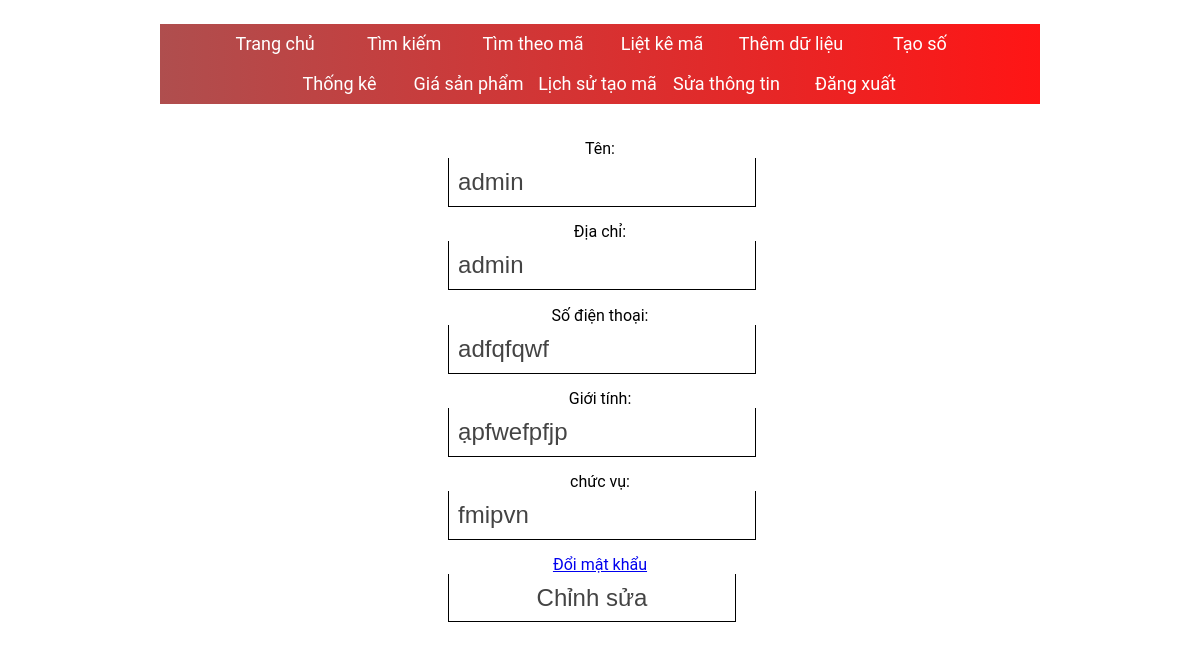
The app's page /edit (signed in), older data.
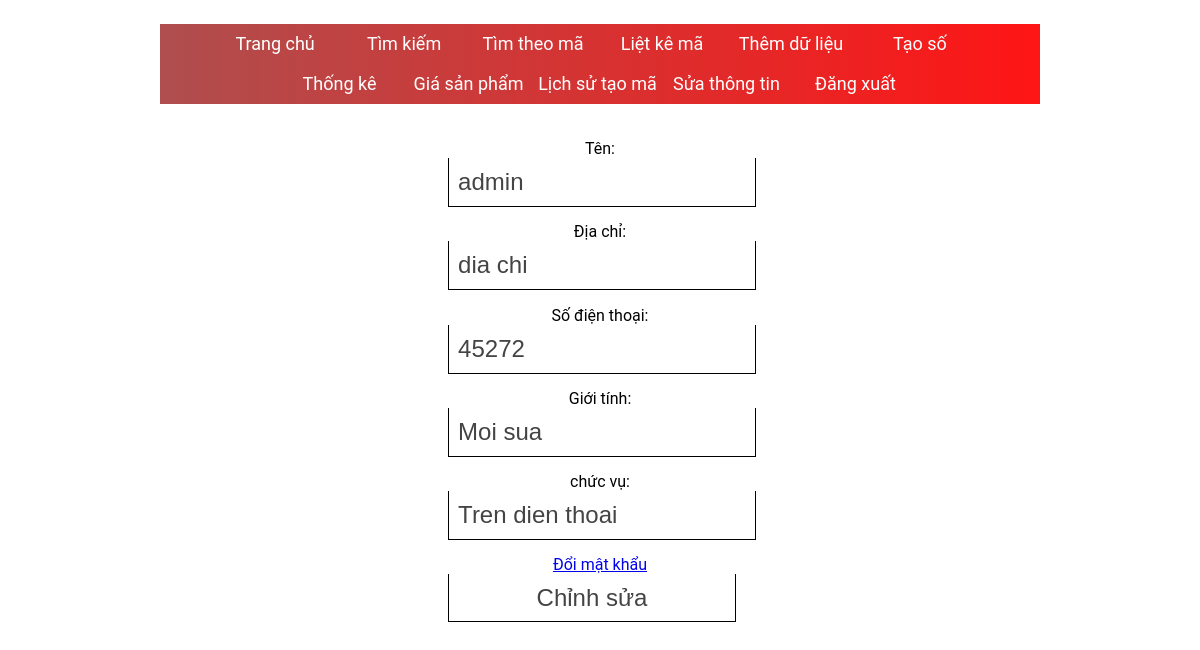
The same page, newer data.
### accounts/models.py (models this page shows, shortened)
class User(AbstractBaseUser):
    email = models.EmailField(verbose_name='email address',unique=True)
    username = models.CharField(max_length=50,unique=True)
    ten = models.CharField(max_length=50,blank=True,verbose_name="Tên")
    diachi = models.CharField(max_length=50,blank=True,verbose_name="Địa chỉ")
    SDT = models.CharField(max_length=50,blank=True,verbose_name="Số điện thoại")
    gioitinh = models.CharField(max_length=10,blank=True,verbose_name="giới tính")
    chucvu = models.CharField(max_length=20,blank=True,verbose_name="chức vụ")
    is_superuser = models.BooleanField(default=False,null=True)
    is_active = models.BooleanField(default=True)
    objects = UserManager()
    USERNAME_FIELD = 'username'
    REQUIRED_FIELDS = ['email']

### accounts/views.py (the view)
# urls.py: path('edit', views.edit),
def edit(request):
    if(request.user.is_anonymous):
        return render(request,'pages/error.html',{'data':'Bạn phải đăng nhập'})
    form = EditForm()
    if request.method == "POST":
        print(request.POST.get('username'))
        form = EditForm(request.POST)
        if form.is_valid():
            form.save()
            return render(request, 'pages/error.html', {'data': 'Sửa thông tin thành công'})
    return render(request,'pages/edit.html',{'form':form})

### accounts/forms.py (shortened to what this page needs)
class EditForm(forms.Form):
    username = forms.CharField(label="Tài khoản", max_length=30)
    ten = forms.CharField(max_length=50, label="Tên",required=False)
    diachi = forms.CharField(max_length=50, label="Địa chỉ",required=False)
    SDT = forms.CharField(max_length=50, label="Số điện thoại",required=False)
    gioitinh = forms.CharField(max_length=10, label="giới tính",required=False)
    chucvu = forms.CharField(max_length=20, label="chức vụ",required=False)

### accounts/templates/pages/edit.html (shortened to what this page needs)
{% extends  "pages/base.html"%}
{%block head%}
    {%load staticfiles %}
    <link rel="stylesheet" type="text/css" href="{% static 'css/form.css' %}">
{% endblock %}
{%block content%}
    <div>
        <form action="/edit" method="POST">
            <label>Tên: </label>
            <input type="text" name="ten" value="{{ user.ten }}" />
            <label>Địa chỉ: </label>
            <input type="text" name="diachi" value="{{user.diachi}}"/>
            <label>Số điện thoại: </label>
            <input type="text" name="SDT" value="{{user.SDT}}"/>
            <label>Giới tính: </label>
            <input type="text" name="gioitinh" value="{{user.gioitinh}}"/>
            <label>chức vụ: </label>
            <input type="text" name="chucvu" value="{{user.chucvu}}"/>
            <a href="changepass" >Đổi mật khẩu</a>
            <input type="submit" value="Chỉnh sửa">
        </form>
    </div>
{% endblock %}

Row changes from the older to the newer data that the page shows:
changed User "admin": diachi "admin" → "dia chi"; SDT "adfqfqwf" → "45272"; gioitinh "ạpfwefpfjp" → "Moi sua"; chucvu "fmipvn" → "Tren dien thoai"
